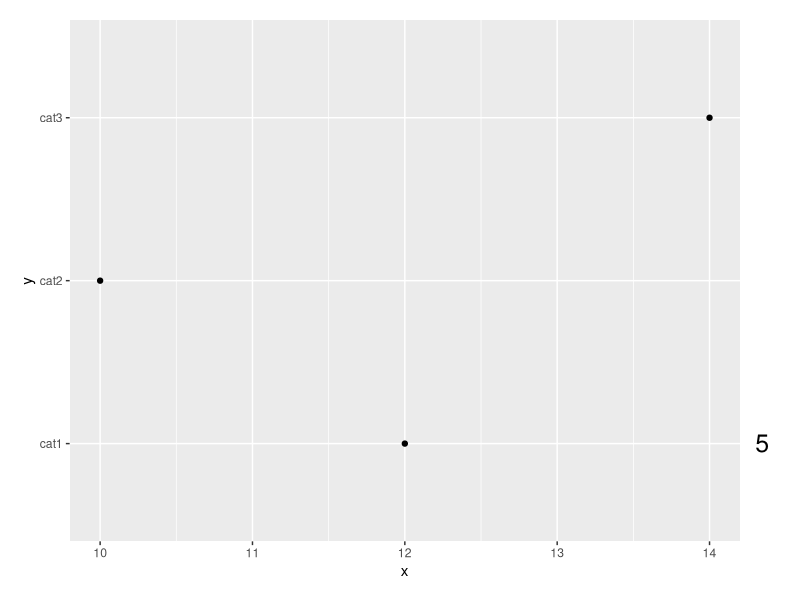

Reproduce this figure in R.
rm(list = ls())
library (ggplot2)
library(grid)

df=data.frame(y=c("cat1","cat2","cat3"),x=c(12,10,14),n=c(5,15,20))

p <- ggplot(df, aes(x,y)) + geom_point() +            # Base plot
  theme(plot.margin = unit(c(1,3,1,1), "lines"))   # Make room for the grob
p
i<-1

  p <- p + annotation_custom(
    grob = textGrob(label = df$n[i], hjust = 0, gp = gpar(cex = 1.5)),
    ymin = df$y[i],      # Vertical position of the textGrob
    ymax = df$y[i],
    xmin = 14.3,         # Note: The grobs are positioned outside the plot area
    xmax = 14.3)
  
# Code to override clipping
gt <- ggplot_gtable(ggplot_build(p))
gt$layout$clip[gt$layout$name == "panel"] <- "off"
grid.draw(gt)



for (i in 1:length(df$n))  {
  p <- p + annotation_custom(
    grob = textGrob(label = df$n[i], hjust = 0, gp = gpar(cex = 1.5)),
    ymin = df$y[i],      # Vertical position of the textGrob
    ymax = df$y[i],
    xmin = 14.3,         # Note: The grobs are positioned outside the plot area
    xmax = 14.3)
}    

